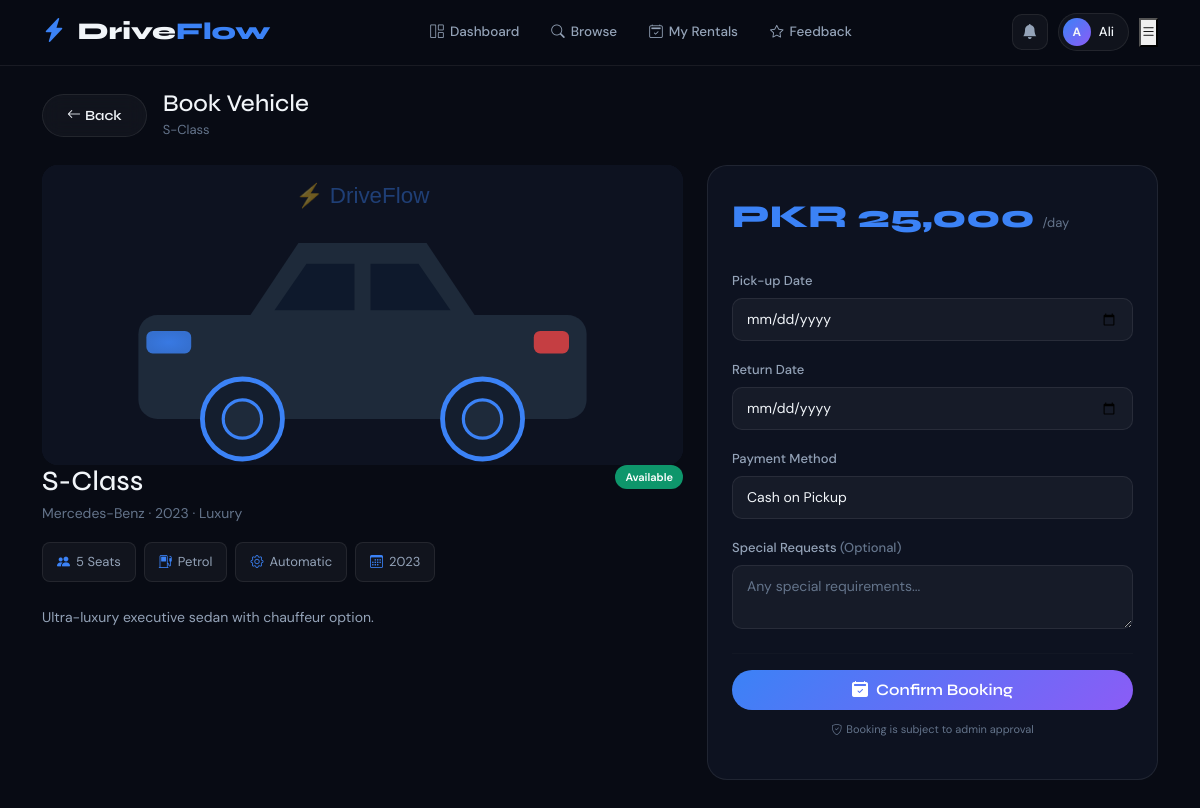
/customer/rent.php?id=7 (signed in), run on the app's committed database.
### tables this page shows
CREATE TABLE vehicles (
    id INT AUTO_INCREMENT PRIMARY KEY,
    vehicle_name VARCHAR(150) NOT NULL,
    vehicle_number VARCHAR(50) NOT NULL UNIQUE,
    type_id INT,
    brand VARCHAR(100),
    price_per_day DECIMAL(10,2) NOT NULL,
    status ENUM('Available','Rented','Maintenance') DEFAULT 'Available',
    image VARCHAR(255) DEFAULT 'default.jpg',
    description TEXT,
    seats INT DEFAULT 5,
    fuel_type VARCHAR(50) DEFAULT 'Petrol',
    transmission VARCHAR(50) DEFAULT 'Manual',
    year INT,
    created_at TIMESTAMP DEFAULT CURRENT_TIMESTAMP,
    FOREIGN KEY (type_id) REFERENCES vehicle_types(id) ON DELETE SET NULL
);

CREATE TABLE vehicle_types (
    id INT AUTO_INCREMENT PRIMARY KEY,
    type_name VARCHAR(100) NOT NULL,
    description TEXT,
    created_at TIMESTAMP DEFAULT CURRENT_TIMESTAMP
);

### includes/config.php (called while the page is built, shortened)
<?php
function clean($str) {
    return htmlspecialchars(trim($str), ENT_QUOTES, 'UTF-8');
}
function formatCurrency($amount) {
    return 'PKR ' . number_format($amount, 0);
}
?>

### customer/rent.php (the view, shortened to what this page needs)
<?php
require_once '../includes/config.php';
$db  = getDB();
$id  = (int)($_GET['id'] ?? 0);
$stmt = $db->prepare("SELECT v.*, vt.type_name FROM vehicles v LEFT JOIN vehicle_types vt ON v.type_id=vt.id WHERE v.id=?");
$stmt->execute([$id]);
$v = $stmt->fetch();
$today  = date('Y-m-d');
?>
<!DOCTYPE html><html lang="en"><head>
<link href="https://cdn.jsdelivr.net/npm/bootstrap@5.3.0/dist/css/bootstrap.min.css" rel="stylesheet">
<link href="https://cdn.jsdelivr.net/npm/bootstrap-icons@1.11.0/font/bootstrap-icons.css" rel="stylesheet">
<link href="../assets/css/main.css" rel="stylesheet">
<link href="../assets/css/customer.css" rel="stylesheet">
</head><body>
<?php include '../includes/customer_nav.php'; ?>
<div class="customer-wrapper">
  <div class="container py-4">
    <div class="d-flex align-items-center gap-3 mb-4">
      <a href="<?= SITE_URL ?>/customer/browse.php" class="btn btn-glass btn-sm"><i class="bi bi-arrow-left me-1"></i>Back</a>
      <div>
        <h4 class="mb-0">Book Vehicle</h4>
        <p style="color:var(--text-muted);font-size:13px;margin:0;"><?= clean($v['vehicle_name']) ?></p>
      </div>
    </div>
    <div class="row g-4">
      <div class="col-lg-7">
        <div class="data-card mb-4">
          <?php
          $imgPath = '../assets/images/vehicles/'.$v['image'];
          $imgUrl  = ($v['image'] && $v['image'] !== 'default.jpg' && file_exists($imgPath)) ? $imgPath : '../assets/images/car-placeholder.svg';
          ?>
          <img src="<?= $imgUrl ?>" alt="<?= clean($v['vehicle_name']) ?>" class="vehicle-detail-img">
          <div class="data-card-body">
            <div class="d-flex align-items-start justify-content-between flex-wrap gap-2 mb-3">
              <div>
                <h3 class="mb-1"><?= clean($v['vehicle_name']) ?></h3>
                <p style="color:var(--text-muted);margin:0;font-size:14px;"><?= clean($v['brand']) ?> · <?= $v['year'] ?> · <?= clean($v['type_name'] ?? 'Vehicle') ?></p>
              </div>
              <span class="vehicle-status-badge status-available" style="position:static;">Available</span>
            </div>
            <div class="d-flex flex-wrap gap-2 mb-4">
              <span class="spec-badge"><i class="bi bi-people-fill"></i><?= $v['seats'] ?> Seats</span>
              <span class="spec-badge"><i class="bi bi-fuel-pump"></i><?= $v['fuel_type'] ?></span>
              <span class="spec-badge"><i class="bi bi-gear"></i><?= $v['transmission'] ?></span>
              <span class="spec-badge"><i class="bi bi-calendar3"></i><?= $v['year'] ?></span>
            </div>
            <?php if ($v['description']): ?>
              <p style="color:var(--text-secondary);font-size:14px;line-height:1.7;"><?= clean($v['description']) ?></p>
            <?php endif; ?>
          </div>
        </div>
      </div>
      <div class="col-lg-5">
        <div class="booking-card">
          <div class="d-flex align-items-baseline gap-2 mb-4">
            <span class="price-big"><?= formatCurrency($v['price_per_day']) ?></span>
            <span style="color:var(--text-muted);font-size:13px;">/day</span>
          </div>
          <form method="POST" id="bookingForm">
            <div class="mb-3">
              <label class="form-label">Pick-up Date</label>
              <input type="date" name="start_date" id="startDate" class="form-control"
                     min="<?= $today ?>" value="<?= clean($_POST['start_date'] ?? '') ?>" required onchange="calcTotal()">
            </div>
            <div class="mb-3">
              <label class="form-label">Return Date</label>
              <input type="date" name="end_date" id="endDate" class="form-control"
                     min="<?= date('Y-m-d', strtotime($today.'+1 day')) ?>" value="<?= clean($_POST['end_date'] ?? '') ?>" required onchange="calcTotal()">
            </div>
            <div class="mb-3">
              <label class="form-label">Payment Method</label>
              <select name="payment_method" class="form-select">
                <option value="Cash">Cash on Pickup</option>
              </select>
            </div>
            <div class="mb-4">
              <label class="form-label">Special Requests <span style="color:var(--text-muted);">(Optional)</span></label>
              <textarea name="notes" class="form-control" rows="2" placeholder="Any special requirements..."><?= clean($_POST['notes'] ?? '') ?></textarea>
            </div>
            <hr class="booking-divider">
            <button type="submit" class="btn btn-primary-glow w-100 py-2">
              <i class="bi bi-calendar2-check-fill me-2"></i>Confirm Booking
            </button>
            <p style="font-size:11px;color:var(--text-muted);text-align:center;margin-top:10px;">
              <i class="bi bi-shield-check me-1"></i>Booking is subject to admin approval
            </p>
          </form>
        </div>
      </div>
    </div>
  </div>
</div>
</body></html>

### assets/css/main.css (style rules this page uses)
:root { --dark-bg: #080b14; --dark-card: #0d1220; --dark-border: rgba(255,255,255,0.07); --dark-surface: #111827; --accent-blue: #3b82f6; --accent-purple: #8b5cf6; --accent-cyan: #06b6d4; --accent-pink: #ec4899; --accent-green: #10b981; --accent-orange: #f59e0b; --gradient-1: linear-gradient(135deg, #3b82f6, #8b5cf6); --gradient-2: linear-gradient(135deg, #06b6d4, #3b82f6); --gradient-3: linear-gradient(135deg, #ec4899, #8b5cf6); --text-primary: #f1f5f9; --text-secondary: #94a3b8; --text-muted: #64748b; --glass-bg: rgba(255,255,255,0.04); --glass-border: rgba(255,255,255,0.08); --shadow-glow: 0 0 30px rgba(59,130,246,0.2); --font-display: 'Syne', sans-serif; --font-body: 'DM Sans', sans-serif; --radius: 16px; --radius-sm: 10px; --transition: all 0.3s cubic-bezier(0.4, 0, 0.2, 1); }
*, *::before, *::after { box-sizing: border-box; margin: 0; padding: 0; }
html { scroll-behavior: smooth; }
body { background-color: var(--dark-bg); color: var(--text-primary); font-family: var(--font-body); font-size: 15px; line-height: 1.7; overflow-x: hidden; }
h1, h2, h3, h4, h5, h6 { font-family: var(--font-display); color: var(--text-primary); }
.btn-primary-glow { background: var(--gradient-1); border: none; color: #fff; font-family: var(--font-display); font-weight: 600; border-radius: 50px; padding: 10px 24px; transition: var(--transition); position: relative; overflow: hidden; }
.btn-primary-glow::before { content: ''; position: absolute; inset: 0; background: linear-gradient(135deg, rgba(255,255,255,0.2), transparent); opacity: 0; transition: var(--transition); }
.btn-glass { background: var(--glass-bg); border: 1px solid var(--glass-border); color: var(--text-primary); font-family: var(--font-display); font-weight: 600; border-radius: 50px; padding: 10px 24px; transition: var(--transition); backdrop-filter: blur(10px); }
.vehicle-status-badge { position: absolute; top: 12px; right: 12px; font-size: 11px; font-weight: 600; padding: 3px 10px; border-radius: 50px; }
.status-available { background: rgba(16,185,129,0.8); color: #fff; }
.form-label { font-weight: 500; font-size: 13px; color: var(--text-secondary); margin-bottom: 6px; }
.form-control, .form-select { background: rgba(255,255,255,0.04) !important; border: 1px solid var(--glass-border) !important; color: var(--text-primary) !important; border-radius: var(--radius-sm) !important; padding: 10px 14px; font-size: 14px; transition: var(--transition); }
.form-control::placeholder { color: var(--text-muted); }

### assets/css/customer.css (style rules this page uses)
.customer-wrapper { min-height: calc(100vh - 62px); padding-bottom: 40px; }
.vehicle-detail-img { width: 100%; height: 300px; object-fit: cover; border-radius: var(--radius); background: var(--dark-surface); }
.spec-badge { display: inline-flex; align-items: center; gap: 6px; background: rgba(255,255,255,0.04); border: 1px solid var(--glass-border); border-radius: 8px; padding: 8px 14px; font-size: 13px; color: var(--text-secondary); }
.spec-badge i { color: var(--accent-blue); }
.booking-card { background: var(--dark-card); border: 1px solid var(--glass-border); border-radius: 20px; padding: 24px; position: sticky; top: 80px; }
.booking-card .price-big { font-family: var(--font-display); font-size: 2rem; font-weight: 800; color: var(--accent-blue); }
.booking-divider { border: none; border-top: 1px solid var(--dark-border); margin: 16px 0; }

### data on the page
vehicles: vehicle_name "S-Class", brand "Mercedes-Benz", year "2023", type.type_name "Luxury", seats "5", fuel_type "Petrol", transmission "Automatic", description "Ultra-luxury executive sedan with chauffeur option.", price_per_day "PKR 25,000"

### other printed values
substr($_SESSION['full_name'],0,1) "A"
explode(' ',$_SESSION['full_name'])[0] "Ali"
